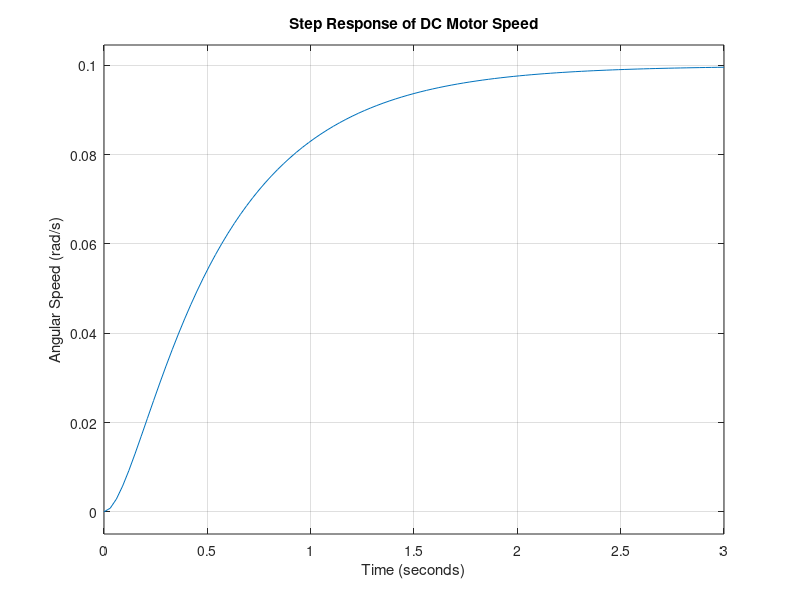

The MATLAB script that drew this image:
%% DC Motor Physical Parameters

J  = 0.01;   % Moment of inertia (kg.m^2)
b  = 0.1;    % Viscous friction constant (N.m.s)
Ke = 0.01;   % Back EMF constant (V/rad/s)
Kt = 0.01;
K=Ke;% Torque constant (N.m/A)
R  = 1;      % Armature resistance (Ohm)
L  = 0.5;    % Armature inductance (H)

%% Transfer Function of DC Motor (Speed Control)
% Output: Angular speed (rad/s)
% Input : Armature voltage (V)

s = tf('s');

Motor_TF = Kt / ( (J*s + b)*(L*s + R) + Ke*Kt );

%% Display Transfer Function
disp('DC Motor Transfer Function (Speed / Voltage):')
Motor_TF

%% Step Response
figure;
step(Motor_TF)
grid on
title('Step Response of DC Motor Speed')
xlabel('Time (seconds)')
ylabel('Angular Speed (rad/s)')
